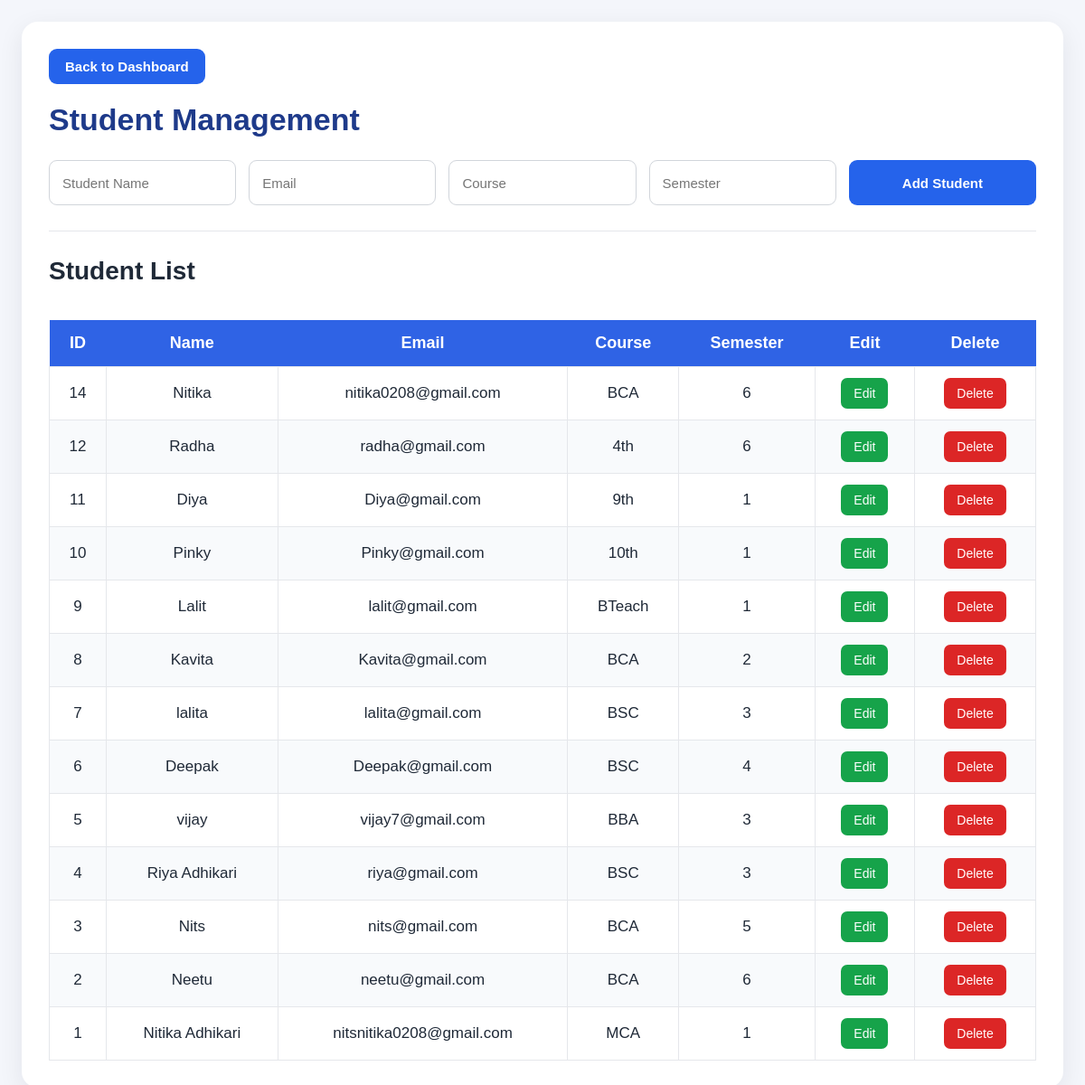
/students, run on the app's committed database.
### tables this page shows
CREATE TABLE students (
            id INTEGER PRIMARY KEY AUTOINCREMENT,
            name TEXT NOT NULL,
            email TEXT,
            course TEXT,
            semester TEXT,
            course_type TEXT DEFAULT 'UG'
        );

### app.py (the view, shortened to what this page needs)
@app.route("/students", methods=["GET", "POST"])
def students():
    conn = get_db()
    students_data = conn.execute("""
        SELECT * FROM students ORDER BY id DESC
    """).fetchall()
    conn.close()
    return render_template("students.html", students=students_data)

### app.py (called while the page is built)
def get_db():
    conn = sqlite3.connect(DB_PATH)
    conn.row_factory = sqlite3.Row
    return conn

### templates/students.html (shortened to what this page needs)
<!DOCTYPE html>
<html lang="en">
<head>
    <link rel="stylesheet"
          href="{{ url_for('static', filename='style.css') }}">
</head>
<body>
<div class="container">
    <a href="/dashboard" class="back-btn">
        Back to Dashboard
    </a>
    <h1>Student Management</h1>
    <form method="POST" action="{{ url_for('students') }}">
        <div class="form-grid">
            <input type="text"
                   name="name"
                   placeholder="Student Name"
                   required>
            <input type="email"
                   name="email"
                   placeholder="Email"
                   required>
            <input type="text"
                   name="course"
                   placeholder="Course"
                   required>
            <input type="text"
                   name="semester"
                   placeholder="Semester"
                   required>
            <button type="submit">Add Student</button>
        </div>
    </form>
    <hr>
    <h2>Student List</h2>
    <div class="table-wrapper">
        <table>
            <thead>
                <tr>
                    <th>ID</th>
                    <th>Name</th>
                    <th>Email</th>
                    <th>Course</th>
                    <th>Semester</th>
                    <th>Edit</th>
                    <th>Delete</th>
                </tr>
            </thead>
            <tbody>
                {% for student in students %}
                <tr>
                    <td>{{ student['id'] }}</td>
                    <td>{{ student['name'] }}</td>
                    <td>{{ student['email'] }}</td>
                    <td>{{ student['course'] }}</td>
                    <td>{{ student['semester'] }}</td>
                    <td>
                        <a href="/edit/{{ student['id'] }}"
                           class="edit-btn">
                            Edit
                        </a>
                    </td>
                    <td>
                        <a href="#"
                           class="delete-btn"
                           onclick="openDeleteModal(
                               '/delete/{{ student['id'] }}',
                               '{{ student['name'] | e }}'
                           ); return false;">
                            Delete
                        </a>
                    </td>
                </tr>
                {% else %}
                <tr>
                    <td colspan="7" class="empty-message">
                        No students found. Add your first student above.
                    </td>
                </tr>
                {% endfor %}
            </tbody>
        </table>
    </div>
</div>
</body>
</html>

### static/style.css (style rules this page uses)
* { margin:0; padding:0; box-sizing:border-box; }
body { font-family:'Segoe UI',sans-serif; background:#f4f6f9; padding:25px; }
.container { background:#fff; padding:35px; border-radius:15px; box-shadow:0 4px 12px rgba(0,0,0,0.08); }
h1 { color:#1e3a8a; font-size:42px; font-weight:700; margin-bottom:30px; }
h2 { font-size:32px; margin:30px 0 20px; }
form { display:flex; flex-wrap:wrap; gap:15px; align-items:center; margin-bottom:25px; }
input, select { width:280px; height:50px; padding:0 15px; border:1px solid #d1d5db; border-radius:8px; font-size:16px; }
button { background:#2563eb; color:#fff; border:none; height:50px; padding:0 25px; border-radius:8px; font-size:16px; cursor:pointer; }
table { width:100%; border-collapse:collapse; margin-top:20px; }
th { background:#2f64e0; color:white; padding:16px; font-size:18px; text-align:center; }
td { padding:16px; border:1px solid #e5e7eb; font-size:17px; text-align:center; }
tr:nth-child(even) { background:#fafafa; }
.edit-btn { background:#16a34a; color:white; text-decoration:none; padding:10px 18px; border-radius:6px; font-size:15px; }
.delete-btn { background:#dc2626; color:white; text-decoration:none; padding:10px 18px; border-radius:6px; font-size:15px; }
hr { margin:25px 0; border:none; border-top:1px solid #ddd; }
.back-btn { display:inline-block; margin-bottom:20px; padding:10px 18px; background:#2563eb; color:white; text-decoration:none; border-radius:6px; font-weight:600; }
.back-btn { display: inline-block; background: #2563eb; color: white; padding: 12px 20px; border-radius: 8px; text-decoration: none; font-size: 15px; font-weight: 600; margin-bottom: 20px; transition: background 0.3s ease; }

### templates/students.html (style rules this page uses)
* { box-sizing: border-box; }
body { margin: 0; padding: 24px; background: #f4f6fb; font-family: Arial, sans-serif; color: #1f2937; }
.container { max-width: 1650px; margin: auto; padding: 30px; background: white; border-radius: 18px; box-shadow: 0 8px 28px rgba(15, 23, 42, 0.08); }
.back-btn { display: inline-block; margin-bottom: 20px; padding: 11px 18px; border-radius: 9px; background: #2563eb; color: white; text-decoration: none; font-weight: bold; transition: background 0.2s; }
h1 { color: #1e3a8a; font-size: 34px; margin: 0 0 25px; }
h2 { margin: 25px 0 18px; font-size: 28px; color: #1f2937; }
.form-grid { display: grid; grid-template-columns: repeat(5, minmax(0, 1fr)); gap: 14px; }
input, button { width: 100%; min-width: 0; padding: 14px; border: 1px solid #d1d5db; border-radius: 9px; font-size: 15px; }
input { background: white; }
button { background: #2563eb; color: white; border: none; cursor: pointer; font-weight: bold; transition: background 0.2s; }
hr { border: 0; border-top: 1px solid #e5e7eb; margin: 28px 0; }
.table-wrapper { overflow-x: auto; }
table { width: 100%; min-width: 850px; border-collapse: collapse; }
th { background: #2f63e5; color: white; padding: 15px 12px; }
td { padding: 12px; border: 1px solid #e5e7eb; text-align: center; }
tbody tr:nth-child(even) { background: #f8fafc; }
.edit-btn, .delete-btn { display: inline-block; padding: 9px 14px; border-radius: 7px; color: white; text-decoration: none; font-size: 14px; transition: background 0.2s; }
.edit-btn { background: #16a34a; }
.delete-btn { background: #dc2626; }

### data on the page
students: id "14", name "Nitika", email "nitika0208@gmail.com", course "BCA", semester "6"
students: id "12", name "Radha", email "radha@gmail.com", course "4th", semester "6"
students: id "11", name "Diya", email "Diya@gmail.com", course "9th", semester "1"
students: id "10", name "Pinky", email "Pinky@gmail.com", course "10th", semester "1"
students: id "9", name "Lalit", email "lalit@gmail.com", course "BTeach", semester "1"
students: id "8", name "Kavita", email "Kavita@gmail.com", course "BCA", semester "2"
students: id "7", name "lalita", email "lalita@gmail.com", course "BSC", semester "3"
students: id "6", name "Deepak", email "Deepak@gmail.com", course "BSC", semester "4"
students: id "5", name "vijay", email "vijay7@gmail.com", course "BBA", semester "3"
students: id "4", name "Riya Adhikari", email "riya@gmail.com", course "BSC", semester "3"
students: id "3", name "Nits", email "nits@gmail.com", course "BCA", semester "5"
students: id "2", name "Neetu", email "neetu@gmail.com", course "BCA", semester "6"
students: id "1", name "Nitika Adhikari", email "nitsnitika0208@gmail.com", course "MCA", semester "1"
